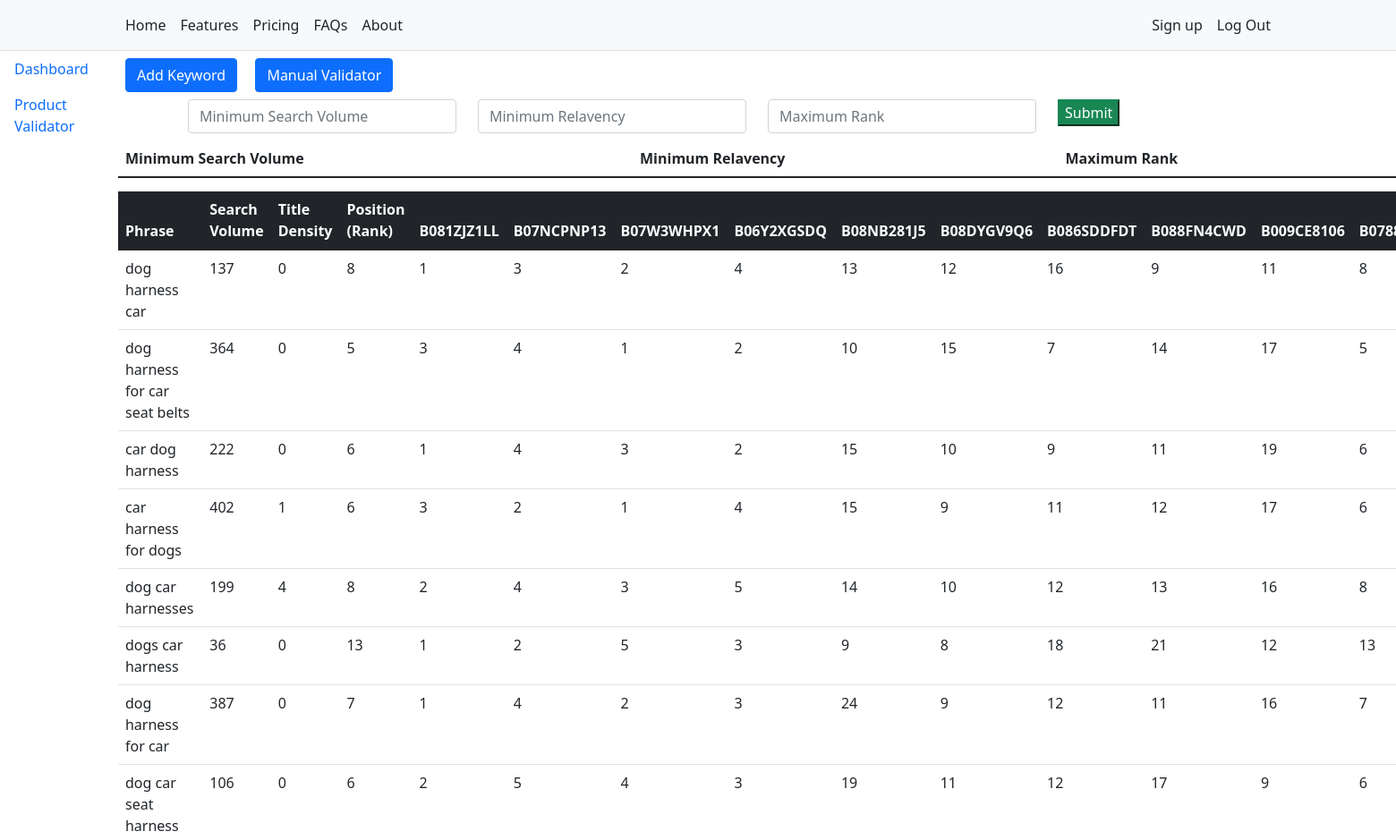
The app's page /12345/3/product_validator/11 (signed in, upper part), older data.
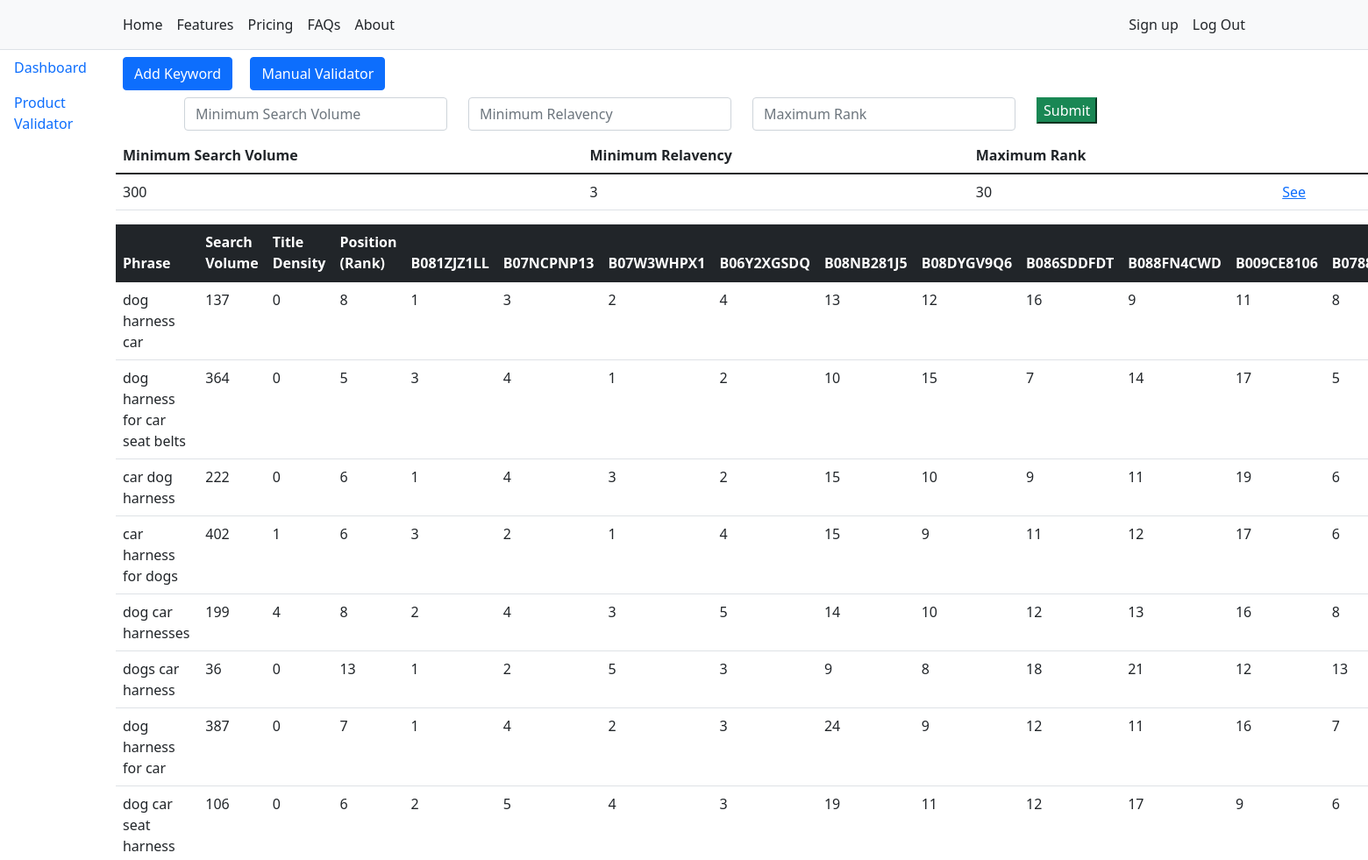
The same page, newer data.
### Business_Admin/models.py (models this page shows, shortened)
class PermissionToStaff(models.Model):
    brand_to_country = models.ForeignKey(BrandToMarket, on_delete=models.CASCADE, blank=True)
    to_staff = models.ForeignKey('auth.user', on_delete=models.CASCADE, null=True)
    staff_permission = models.ManyToManyField('auth.permission')
    staff_modules = models.CharField(max_length=10000, blank=True)

### Prod_Validator/models.py (models this page shows)
class ManualValidatorData(models.Model):
    head = models.ForeignKey(ManualValidatorHead, on_delete=models.CASCADE, blank=True, null=True)
    phrase = models.CharField(max_length=1000, blank=True)
    search_volume = models.CharField(max_length=1000, blank=True)
    title_density = models.CharField(max_length=1000,null=True, blank=True)
    position = models.CharField(max_length=1000,null=True, blank=True)
    asin2 = models.CharField(max_length=1000, blank=True)
    asin3 = models.CharField(max_length=1000, blank=True)
    asin4 = models.CharField(max_length=1000, blank=True)
    asin5 = models.CharField(max_length=1000, blank=True)
    asin6 = models.CharField(max_length=1000, blank=True)
    asin7 = models.CharField(max_length=1000, blank=True)
    asin8 = models.CharField(max_length=1000, blank=True)
    asin9 = models.CharField(max_length=1000, blank=True)
    asin10 = models.CharField(max_length=1000, blank=True)
    asin11 = models.CharField(max_length=1000, blank=True)

class ManualValidatorDataFilter(models.Model):
    mv = models.OneToOneField(ManualValidator, on_delete=models.CASCADE, blank=True, null=True)
    min_sv = models.BigIntegerField(null=True)
    min_relavency = models.BigIntegerField(null=True)
    max_rank = models.BigIntegerField(null=True)

### Prod_Validator/views.py (the view, shortened to what this page needs)
# urls.py: path('<int:mv_pk>', login_required(ManualValidationDataView.as_view()), name='manual_data_view'),
class ManualValidationDataView(View):
    def get(self, request, trade_mark, permission_to_staff_id, mv_pk):
        a=PermissionToStaff.objects.get(id=permission_to_staff_id)
        mv = ManualValidator.objects.get(id=mv_pk)
        head = ManualValidatorHead.objects.get(keyword=mv)
        contact_list = ManualValidatorData.objects.filter(head=head)
        paginator = Paginator(contact_list, 25) # Show 25 contacts per page.
        page_number = request.GET.get('page')
        page_obj = paginator.get_page(page_number)
        data = {
            'filtering_condition': ManualValidatorDataFilter.objects.filter(mv=mv),
            'my_modules':a.staff_modules.split(','),
            'form': ManualValidatorForm(),
            'manual_validator_head': head,
            'page_obj': page_obj
        }
        return render(request, "product_validator/manual_validator_data.html", data)

### Prod_Validator/forms.py
class ManualValidatorForm(ModelForm):
    class Meta:
        model = ManualValidator
        exclude = ['brand', 'xray','amazon_choice','magnet']

### templates/product_validator/manual_validator_data.html (shortened to what this page needs)
{% extends 'product_validator/manual_validator.html' %}{% load static %}{% block title %}Data Detail{% endblock %} {% block mv %}
<div>
    <div class="mb-2">
        <form method="post">
            <div class="container">
                <div class="row">
                    <div class="col">
                        <input type="number" placeholder="Minimum Search Volume" name="min_sv" class="form-control" required>
                    </div>
                    <div class="col">
                        <input type="number" placeholder="Minimum Relavency" name="min_rel" class="form-control" required>
                    </div>
                    <div class="col">
                        <input type="number" placeholder="Maximum Rank" name="min_rank" class="form-control" required>
                    </div>
                    <div class="col">
                        <input type="submit" class="btn-success">
                    </div>
                </div>
            </div>
        </form>
    </div>
    <div>
        <table class="table">
            <thead>
                <tr>
                    <th>Minimum Search Volume</th>
                    <th>Minimum Relavency</th>
                    <th>Maximum Rank</th>
                </tr>
            </thead>
            <tbody>
                <tr>{% for i in filtering_condition %}
                    <td>{{i.min_sv}}</td>
                    <td>{{i.min_relavency}}</td>
                    <td>{{i.max_rank}}</td>
                    <td><a href="{{request.path}}/{{i.id}}">See</a></td>
                    {% endfor %}
                </tr>
            </tbody>
        </table>
    </div>
    <table class="table">
        <thead class="table-dark">
            <tr>
                <th>{{manual_validator_head.phrase}}</th>
                <th>{{manual_validator_head.search_volume}}</th>
                <th>{{manual_validator_head.title_density}}</th>
                <th>{{manual_validator_head.position}}</th>
                <th>{{manual_validator_head.asin2}}</th>
                <th>{{manual_validator_head.asin3}}</th>
                <th>{{manual_validator_head.asin4}}</th>
                <th>{{manual_validator_head.asin5}}</th>
                <th>{{manual_validator_head.asin6}}</th>
                <th>{{manual_validator_head.asin7}}</th>
                <th>{{manual_validator_head.asin8}}</th>
                <th>{{manual_validator_head.asin9}}</th>
                <th>{{manual_validator_head.asin10}}</th>
                <th>{{manual_validator_head.asin11}}</th>
            </tr>
        </thead>
        <tbody>
            {% for i in page_obj %}
            <tr>
                <td>{{i.phrase}}</td>
                <td>{{i.search_volume}}</td>
                <td>{{i.title_density}}</td>
                <td>{{i.position}}</td>
                <td>{{i.asin2}}</td>
                <td>{{i.asin3}}</td>
                <td>{{i.asin4}}</td>
                <td>{{i.asin5}}</td>
                <td>{{i.asin6}}</td>
                <td>{{i.asin7}}</td>
                <td>{{i.asin8}}</td>
                <td>{{i.asin9}}</td>
                <td>{{i.asin10}}</td>
                <td>{{i.asin11}}</td>
            </tr>
            {% endfor %}
        </tbody>
    </table>
</div>
{% endblock %}

### templates/base/base2.html (shortened to what this page needs)
<!DOCTYPE html>{% load static %}
<html lang="en">
<head>
    <link href="https://cdn.jsdelivr.net/npm/bootstrap@5.1.3/dist/css/bootstrap.min.css" rel="stylesheet"> {% block stylesheets %}{% endblock %}
</head>
<body>
    <div>
        <nav class="py-2 bg-light border-bottom">
            <div class="container d-flex flex-wrap">
                <ul class="nav me-auto">
                    <li class="nav-item"><a href="#" class="nav-link link-dark px-2 active" aria-current="page">Home</a></li>
                    <li class="nav-item"><a href="#" class="nav-link link-dark px-2">Features</a></li>
                    <li class="nav-item"><a href="#" class="nav-link link-dark px-2">Pricing</a></li>
                    <li class="nav-item"><a href="#" class="nav-link link-dark px-2">FAQs</a></li>
                    <li class="nav-item"><a href="#" class="nav-link link-dark px-2">About</a></li>
                </ul>
                <ul class="nav">
                    <li class="nav-item"><a href="user/sign-up" class="nav-link link-dark px-2">Sign up</a></li>
                    {% if request.user.is_authenticated %}
                    <li class="nav-item"><a href="/myaccounts/logout" class="nav-link link-dark px-2">Log Out</a></li>
                    {% else %}
                    <li class="nav-item"><a href="/myaccounts/login" class="nav-link link-dark px-2">Login</a></li>
                    {% endif %}
                </ul>
            </div>
        </nav>
    </div>
    <div class="row">
        <div class="col-1">
            <ul class="nav flex-column">
                <li class="nav-item">
                    <a class="nav-link active" aria-current="page" href="#">Dashboard</a>
                </li>
                {% for i in my_modules %}
                <li class="nav-item">
                    <a class="nav-link" href="{{request.path}}/product_validator/">{{i}}</a>
                </li>
                {% endfor %}
            </ul>
        </div>
        <div class="col-11">
            {% block container %}{% endblock %}
        </div>
    </div>
</body>
</html>

Row changes from the older to the newer data that the page shows:
added ManualValidatorDataFilter: min_sv "300", min_relavency "3", max_rank "30"
